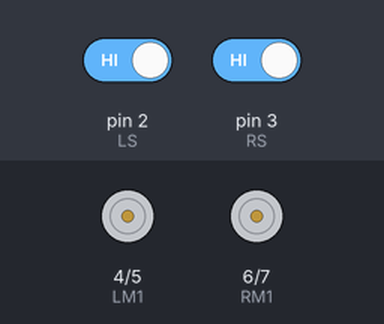
Bench run of a sketch on a simulated Arduino Uno, built with avr-gcc and run on an emulated ATmega328P. On the bench: motor-driver pin pairs drawn as motors (green arrow = first pin HIGH = forward, orange = second pin HIGH = backward, longer = more drive). Inputs (shaded band) come from the test bench; at power-on: pin 2 (LS) HIGH, pin 3 (RS) HIGH.

Above: at 1.2 s.
1.3 s: pin 2 (LS) driven LOW
At 2.3 s:
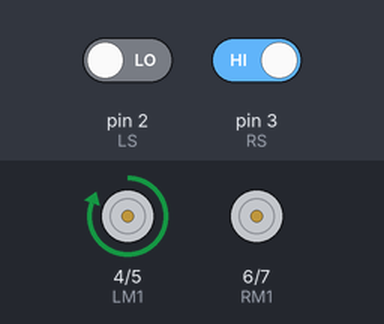
2.8 s: pin 3 (RS) driven LOW
At 3.5 s:
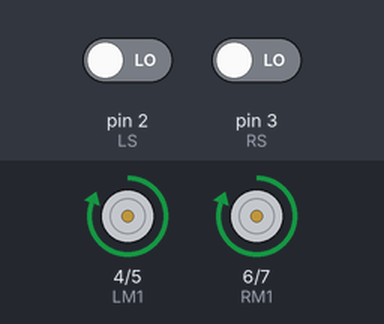
4.3 s: pin 2 (LS) driven HIGH
At 4.6 s:
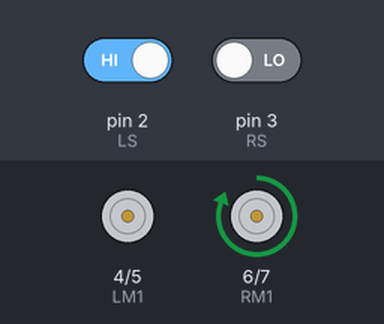
5.8 s: pin 3 (RS) driven HIGH
At 7.0 s:
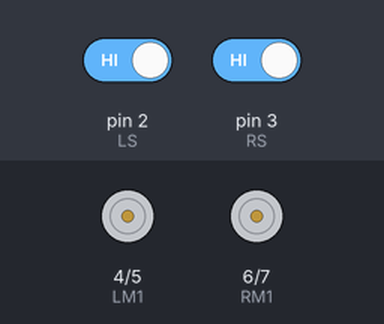
Timing chart, 0 to 8.3 s (numbered marks = the images above; inputs shaded):
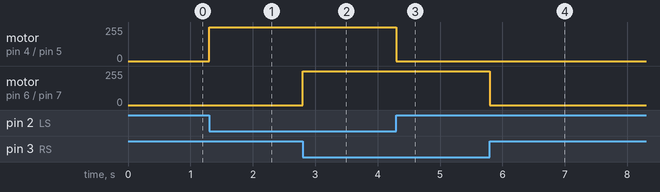

The sketch:

line_follower.ino
```cpp
/*------ Arduino Line Follower Code----- */


/*-------defining Inputs------*/
#define LS 2      // left sensor
#define RS 3      // right sensor


/*-------defining Outputs------*/
#define LM1 4       // left motor
#define LM2 5       // left motor
#define RM1 6       // right motor
#define RM2 7       // right motor

void setup(){
  pinMode(LS, INPUT);
  pinMode(RS, INPUT);
  pinMode(LM1, OUTPUT);
  pinMode(LM2, OUTPUT);
  pinMode(RM1, OUTPUT);
  pinMode(RM2, OUTPUT);
}


void loop(){
  if(!digitalRead(LS) && !digitalRead(RS)){     // Move Forward
    digitalWrite(LM1, HIGH);
    digitalWrite(LM2, LOW);
    digitalWrite(RM1, HIGH);
    digitalWrite(RM2, LOW);
  }

  if(digitalRead(LS) && !digitalRead(RS)){     // Turn right
    digitalWrite(LM1, LOW);
    digitalWrite(LM2, LOW);
    digitalWrite(RM1, HIGH);
    digitalWrite(RM2, LOW);
  }

  if(!digitalRead(LS) && digitalRead(RS)){    // Turn left
    digitalWrite(LM1, HIGH);
    digitalWrite(LM2, LOW);
    digitalWrite(RM1, LOW);
    digitalWrite(RM2, LOW);
  }

  if(digitalRead(LS) && digitalRead(RS)){   // Stop
    digitalWrite(LM1, LOW);
    digitalWrite(LM2, LOW);
    digitalWrite(RM1, LOW);
    digitalWrite(RM2, LOW);
  }
}
```

Measured:
- after the input at 1.3 s, motor on pin 4 (LM1) / pin 5 (LM2): stopped → forward 255/255 at once
- after the input at 2.8 s, motor on pin 6 (RM1) / pin 7 (RM2): stopped → forward 255/255 at once
- after the input at 4.3 s, motor on pin 4 (LM1) / pin 5 (LM2): forward 255/255 → stopped at once
- after the input at 5.8 s, motor on pin 6 (RM1) / pin 7 (RM2): forward 255/255 → stopped at once
